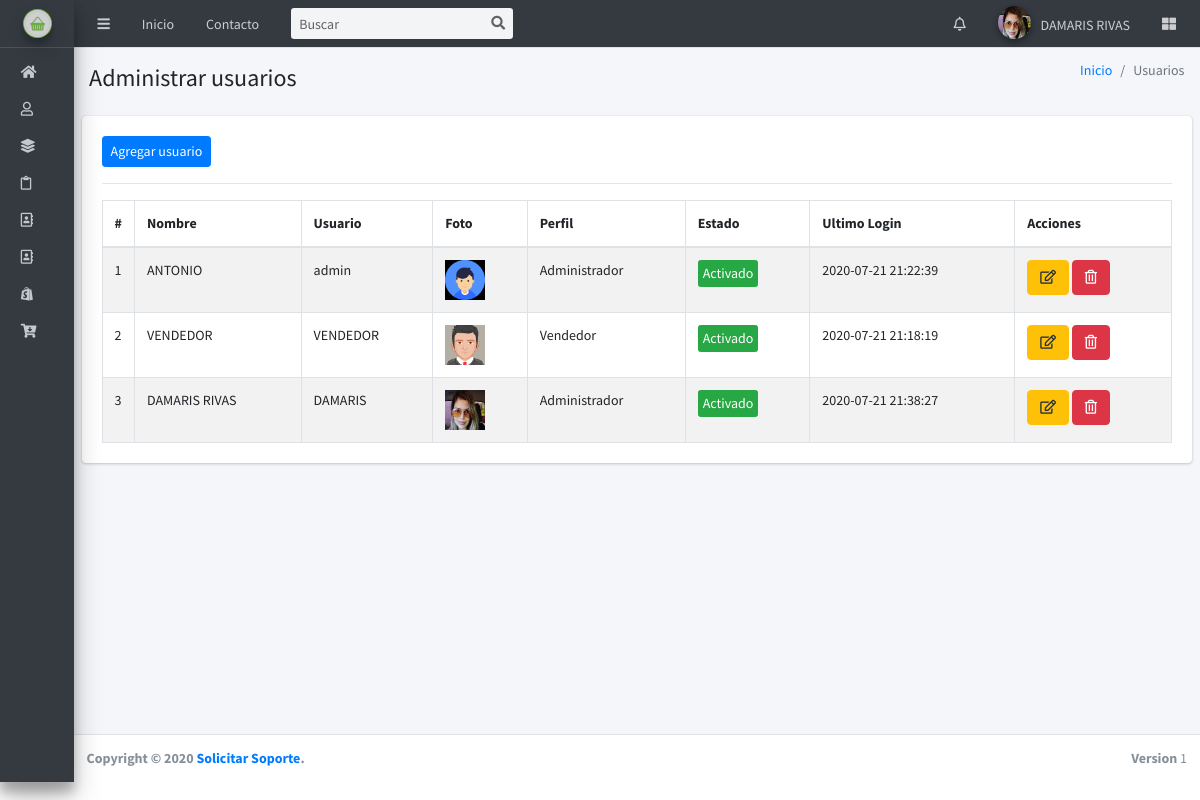
The page /usuario (signed in) on the database its author committed.
### tables this page shows
CREATE TABLE IF NOT EXISTS `usuarios` (
  `id` int(11) NOT NULL AUTO_INCREMENT,
  `nombre` text NOT NULL,
  `usuario` text NOT NULL,
  `password` text NOT NULL,
  `perfil` text NOT NULL,
  `foto` text,
  `estado` int(11) DEFAULT NULL,
  `ultimo_login` timestamp NULL DEFAULT NULL,
  `fecha` timestamp NULL DEFAULT NULL,
  PRIMARY KEY (`id`)
);

### controladores/plantilla.controlador.php (called while the page is built)
<?php
class ControladorPlantilla{
	static public function ctrPlantilla(){
		include "vistas/plantilla.php";
	}
}

### index.php (called while the page is built, shortened)
<?php
require_once "controladores/plantilla.controlador.php";
require_once "controladores/usuarios.controlador.php";
require_once "controladores/historial.controlador.php";
require_once "modelos/usuarios.modelo.php";
$plantilla =  new ControladorPlantilla();
$plantilla ->ctrPlantilla();

### controladores/usuarios.controlador.php (called while the page is built, shortened)
<?php
class ControladorUsuarios{
		static public function ctrMostrarUsuarios($item, $valor){
			$tabla = "usuarios";
			$respuesta = ModeloUsuarios::MdlMostrarUsuarios($tabla, $item, $valor);
			return $respuesta;
		}
}

### modelos/conexion.php (called while the page is built)
<?php
class Conexion{
	static public  function conectar(){
		$link = new PDO(
			"mysql:host=localhost; dbname=optivision",
			"root",
			"");
		$link->exec("set names utf8");
		return $link;
	}
}

### modelos/usuarios.modelo.php (called while the page is built, shortened)
<?php
require_once "conexion.php";
class ModeloUsuarios{
	static public  function MdlMostrarUsuarios($tabla, $item, $valor){
		if ($item != null) {
			$stmt = Conexion::conectar()->prepare("select * from $tabla where $item = :$item");
			$stmt ->bindParam(":".$item, $valor, PDO::PARAM_STR);
			$stmt -> execute();
			return $stmt ->fetch();
		}else{
			$stmt = Conexion::conectar()->prepare("select * from $tabla");
			$stmt -> execute();
			return $stmt ->fetchAll();
		}
	}
}

### vistas/modulos/usuario.php (the view, shortened to what this page needs)
<div class="content-wrapper">
  <section class="content-header">
    <div class="container-fluid">
      <div class="row mb-2">
        <div class="col-sm-6">
          <h1>Administrar usuarios</h1>
        </div>
        <div class="col-sm-6">
          <ol class="breadcrumb float-sm-right">
            <li class="breadcrumb-item"><a href="inicio">Inicio</a></li>
            <li class="breadcrumb-item active">Usuarios</li>
          </ol>
        </div>
      </div>
    </div>
  </section>
  <section class="content">
    <div class="card">
      <div class="card-body card-success">
         <button class="btn btn-primary btn-sm" data-toggle="modal" data-target="#modalAgregarUsuario">Agregar usuario
         </button>
      <hr>
            <table   class="table table-striped table-bordered dt-responsive nowrap tablas tbuser" style="width:100%">
            <thead>
              <tr>
                <th style="width: 10px;">#</th>
                <th>Nombre</th>
                <th>Usuario</th>
                <th>Foto</th>
                <th>Perfil</th>
                <th>Estado</th>
                <th>Ultimo Login</th>
                <th>Acciones</th>
              </tr>
              </thead>
              <tbody>
              <?php
                $item = null;
                $valor = null;
                $usuarios = ControladorUsuarios::ctrMostrarUsuarios($item, $valor);
                foreach ($usuarios as $key => $value) {
                   echo '<tr>
                          <td>'.($key+1).'</td>
                          <td>'.$value["nombre"].'</td>
                          <td>'.$value["usuario"].'</td>
                          ';
                          if ($value["foto"] != "") {
                            echo ' <td><img src="'.$value["foto"].'" class="thumbnail" width="40px"></td>';
                          }else{
                            echo '<td><img src="vistas/img/usuarios/default/anonymous.png" class="thumbnail" width="40px"></td>';
                          }
                          echo '
                          <td>'.$value["perfil"].'</td>';
                           if ($value["estado"] != 0) {
                             echo '<td><button class="btn btn-success btn-xs btnActivar" idUsuario="'.$value["id"].'"  estadoUsuario="0">Activado</button></td>';
                            } else{
                               echo '  <td><button class="btn btn-danger btn-xs btnActivar" idUsuario="'.$value["id"].'" estadoUsuario="1">Desactivado</button></td>';
                            }
                          echo '
                          <td>'.$value["ultimo_login"].'</td>
                          <td>
                            <div class="btn-group-xs">
                              <button class="btn btn-warning btnEditarUsuario" idUsuario="'.$value["id"].'" data-toggle="modal" data-target="#modalEditarUsuario" name="btnEditarUsuario"><i class="far fa-edit"></i></button>
                              <button class="btn btn-danger btnEliminarUsuario" idUsuario="'.$value["id"].'" fotoUsuario="'.$value["foto"].'" nombreUsuario="'.$value["usuario"].'"><i class="far fa-trash-alt"></i></button>
                            </div>
                          </td>
                        </tr>';
                }
               ?>
              </tbody>
          </table>
      </div>
    </div>
  </section>
</div>

### vistas/plantilla.php (shortened to what this page needs)
<!DOCTYPE html>
<html>
<head>
  <link rel="stylesheet" href="vistas/plugins/fontawesome-free/css/all.min.css">
  <link rel="stylesheet" href="https://code.ionicframework.com/ionicons/2.0.1/css/ionicons.min.css">
  <link rel="stylesheet" href="vistas/css/adminlte.css">
  <link rel="stylesheet" href="vistas/plugins/datatables-bs4/css/dataTables.bootstrap4.min.css">
  <link rel="stylesheet" href="vistas/plugins/datatables-responsive/css/responsive.bootstrap4.min.css">
  <link rel="stylesheet" href="vistas/css/editor.css">
  <link rel="stylesheet" href="vistas/plugins/summernote/summernote-bs4.css">
  <link rel="stylesheet" href="vistas/plugins/iCheck/all.css">
  <link rel="stylesheet" href="vistas/plugins/daterangepicker/daterangepicker.css">
  <link rel="stylesheet" href="vistas/plugins/tempusdominus-bootstrap-4/css/tempusdominus-bootstrap-4.min.css">
  <link rel="stylesheet" href="vistas/plugins/bootstrap-datepicker/dist/css/bootstrap-datepicker.min.css">
  <link rel="stylesheet" href="vistas/plugins/timepicker/bootstrap-timepicker.min.css">
  <link href="https://unpkg.com/gijgo@1.9.13/css/gijgo.min.css" rel="stylesheet" type="text/css" />
</head>
  <?php
if (isset($_SESSION["iniciarSesion"]) && $_SESSION["iniciarSesion"] == "ok") {
  echo '<body class="hold-transition sidebar-mini sidebar-collapse text-sm">';
}else{
 echo '<body class="hold-transition sidebar-mini sidebar-collapse login-page">';
}
   ?>
  <?php
   if (isset($_SESSION["iniciarSesion"]) && $_SESSION["iniciarSesion"] == "ok") {
        echo '<div class="wrapper">';
                include "modulos/navbar.php";
                include "modulos/menu.php";
                if (isset($_GET["ruta"])) {
                    if ($_GET["ruta"] == "inicio"||
                      $_GET["ruta"] == "usuario"||
                      $_GET["ruta"] == "categorias"||
                      $_GET["ruta"] == "notas"||
                      $_GET["ruta"] == "productos"||
                      $_GET["ruta"] == "clientes"||
                      $_GET["ruta"] == "ventas"||
                      $_GET["ruta"] == "crear-venta"||
                      $_GET["ruta"] == "editar-venta"||
                      $_GET["ruta"] == "reportes"||
                      $_GET["ruta"] == "compras"||
                      $_GET["ruta"] == "proveedores"||
                      $_GET["ruta"] == "crear-compra"||
                      $_GET["ruta"] == "editar-compra"||
                      $_GET["ruta"] == "empresa"||
                      $_GET["ruta"] == "historial"||
                      $_GET["ruta"] == "historial-editar"||
                      $_GET["ruta"] == "consultas"||
                      $_GET["ruta"] == "salir"
                    ) {
                      include "modulos/".$_GET["ruta"].".php";
                    }else{
                    include "modulos/404.php";
                    }
                }else{
              include "modulos/inicio.php";
                }
        include "modulos/footer.php";
        echo '</div>';
      }else{
        include "modulos/login.php";
      }
   ?>
</body>
</html>

### vistas/modulos/navbar.php (shortened to what this page needs)
<nav class="main-header navbar navbar-expand navbar-dark navbar-light">
    <ul class="navbar-nav">
      <li class="nav-item">
        <a class="nav-link" data-widget="pushmenu" href="#"><i class="fas fa-bars"></i></a>
      </li>
      <li class="nav-item d-none d-sm-inline-block">
        <a href="inicio" class="nav-link">Inicio</a>
      </li>
      <li class="nav-item d-none d-sm-inline-block">
        <a href="#" class="nav-link">Contacto</a>
      </li>
    </ul>
    <form class="form-inline ml-3">
      <div class="input-group input-group-sm">
        <input class="form-control form-control-navbar" type="search" placeholder="Buscar" aria-label="Search">
        <div class="input-group-append">
          <button class="btn btn-navbar" type="submit">
            <i class="fas fa-search"></i>
          </button>
        </div>
      </div>
    </form>
    <ul class="navbar-nav ml-auto">
      <li class="nav-item dropdown">
        <a class="nav-link" data-toggle="dropdown" href="#">
          <i class="far fa-bell"></i>
        </a>
      </li>
      <li class="nav-item dropdown user-menu">
        <a href="#" class="nav-link dropdown-toggle" data-toggle="dropdown">
             <?php
            if ($_SESSION["foto"] != '') {
              echo '<img src="'.$_SESSION["foto"].'" class="user-image img-circle elevation-2">';
            }else{
              echo '<img src="vistas/img/usuarios/default/anonymous.png" class="user-image img-circle elevation-2">';
            }
           ?>
          <span class="d-none d-md-inline"><?php echo $_SESSION["nombre"];?></span>
        </a>
      </li>
      <li class="nav-item">
        <a class="nav-link" data-widget="control-sidebar" data-slide="true" href="#">
          <i class="fas fa-th-large"></i>
        </a>
      </li>
    </ul>
  </nav>

### vistas/modulos/menu.php (shortened to what this page needs)
<aside class="main-sidebar sidebar-dark-primary elevation-4  sidebar-no-expand">
 <a href="inicio" class="brand-link">
   <img src="vistas/img/tiendalogo.png"
        alt="Medical"
        class="brand-image img-circle elevation-3"
        style="opacity: .8">
 </a>
 <div class="sidebar">
 	 <nav class="mt-2">
 	 	<ul class="nav nav-pills nav-sidebar flex-column" data-widget="treeview" role="menu" data-accordion="false">
       <li class="nav-item">
         <a href="inicio" class="nav-link">
           <i class="fa fa-home"></i>
         </a>
       </li>
       <li class="nav-item">
         <a href="usuario" class="nav-link">
           <i class="far fa-user"></i>
         </a>
       </li>
       <li class="nav-item">
         <a href="categorias" class="nav-link">
           <i class="fas fa-layer-group"></i>
         </a>
       </li>
          <li class="nav-item">
         <a href="productos" class="nav-link">
          <i class="far fa-clipboard"></i>
         </a>
       </li>
         <li class="nav-item">
         <a href="clientes" class="nav-link">
          <i class="far fa-address-book"></i>
         </a>
       </li>
       <li class="nav-item">
         <a href="consultas" class="nav-link">
          <i class="far fa-address-book"></i>
         </a>
       </li>
<li class="nav-item has-treeview">
         <a href="#" class="nav-link">
          <i class="fab fa-shopify"></i>
         </a>
   </li>
   <li class="nav-item has-treeview">
         <a href="#" class="nav-link">
          <i class="fas fa-cart-arrow-down"></i>
         </a>
   </li>
 	 	</ul>
 	 </nav>
 </div>
</aside>

### vistas/modulos/footer.php
<footer class="main-footer">
  <div class="float-right d-none d-sm-block">
    <b>Version</b> 1
  </div>
<strong>Copyright &copy; 2020 <a href="https://api.whatsapp.com/send?phone=595983386288&amp;text= Hola! solicitando un soporte para el sistema medico !">Solicitar Soporte</a>.</strong>  </footer>

### vistas/css/editor.css (style rules this page uses)
select, textarea, input[type="text"], input[type="password"], input[type="datetime"], input[type="datetime-local"], input[type="date"], input[type="month"], input[type="time"], input[type="week"], input[type="number"], input[type="email"], input[type="url"], input[type="search"], input[type="tel"], input[type="color"], .uneditable-input { height:auto; margin-bottom:10px; }
h1 { margin-top:10px; line-height:40px; }

### rows shown on the page
usuarios: nombre "ANTONIO", usuario "admin", foto (picture), perfil "Administrador", ultimo_login "2020-07-21 21:22:39"
usuarios: nombre "VENDEDOR", usuario "VENDEDOR", foto (picture), perfil "Vendedor", ultimo_login "2020-07-21 21:18:19"
usuarios: nombre "DAMARIS RIVAS", usuario "DAMARIS", foto (picture), perfil "Administrador", ultimo_login "2020-07-21 21:38:27"

### other values the page prints
$_SESSION["nombre"] "DAMARIS RIVAS"
